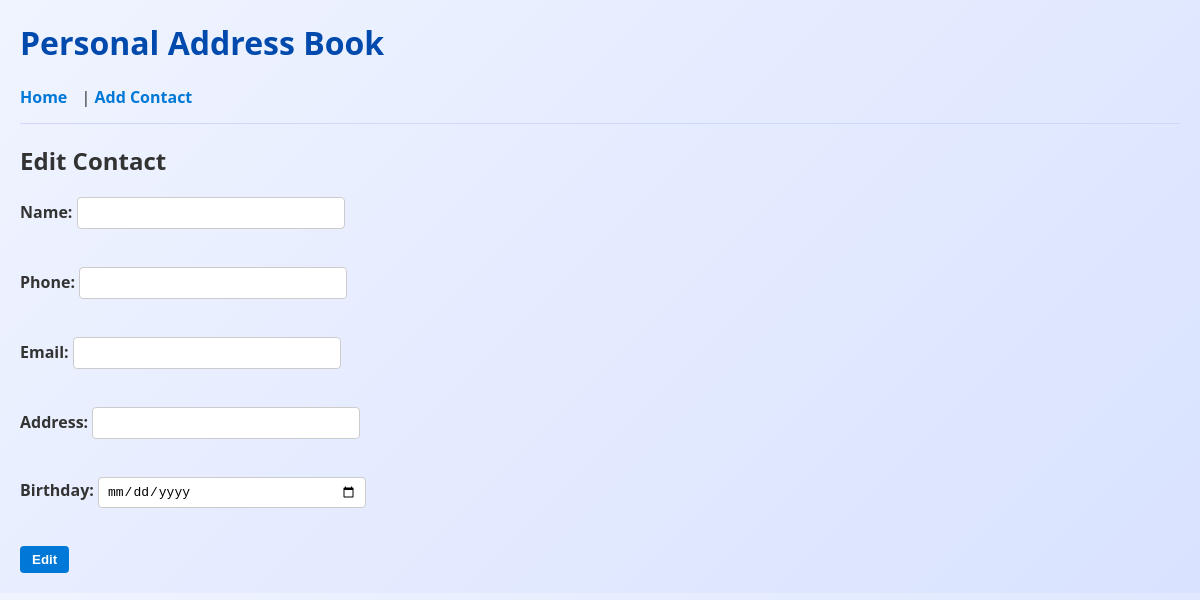
Page /edit/1 on the earlier database version.
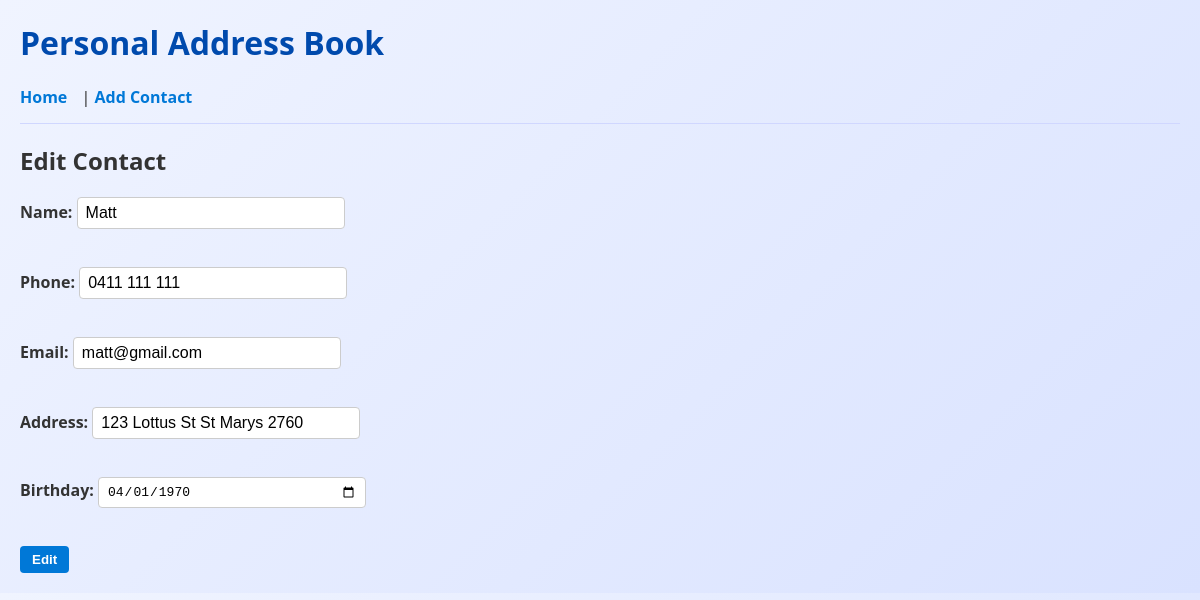
Same page on the later database version.
### tables this page shows
CREATE TABLE contacts (
            id INTEGER PRIMARY KEY AUTOINCREMENT,
            name TEXT NOT NULL,
            phone TEXT,
            email TEXT,
            address TEXT,
            birthday TEXT
        );

### app.py (the view)
@app.route('/edit/<int:id>', methods=['GET', 'POST'])
def edit(id):
    conn = sqlite3.connect(DB_NAME)
    c = conn.cursor()
    if request.method == 'POST':
        name = request.form['name']
        phone = request.form['phone']
        email = request.form['email']
        address = request.form['address']
        birthday = request.form['birthday']
        c.execute('UPDATE contacts SET name=?, phone=?, email=?, address=?, birthday=? WHERE id=?',
                  (name, phone, email, address, birthday, id))
        conn.commit()
        conn.close()
        return redirect(url_for('index'))
    else:
        c.execute('SELECT * FROM contacts WHERE id=?', (id,))
        contact = c.fetchone()
        conn.close()
        return render_template('form.html', action='Edit', contact=contact)

### templates/form.html
{% extends 'base.html' %}
{% block content %}
  <h2>{{ action }} Contact</h2>
  <form method="POST">
    <label>Name: <input type="text" name="name" required value="{{ contact[1] if contact else '' }}"></label><br>
    <label>Phone: <input type="tel" name="phone" value="{{ contact[2] if contact else '' }}"></label><br>
    <label>Email: <input type="email" name="email" value="{{ contact[3] if contact else '' }}"></label><br>
    <label>Address: <input type="text" name="address" value="{{ contact[4] if contact else '' }}"></label><br>
    <label>Birthday: <input type="date" name="birthday" value="{{ contact[5] if contact else '' }}"></label><br>
    <button type="submit">{{ action }}</button>
  </form>
{% endblock %}

Differences in the rows shown:
added contacts: name "Matt", phone "0411 111 111", email "matt@gmail.com", address "123 Lottus St St Marys 2760", birthday "04/01/1970"
